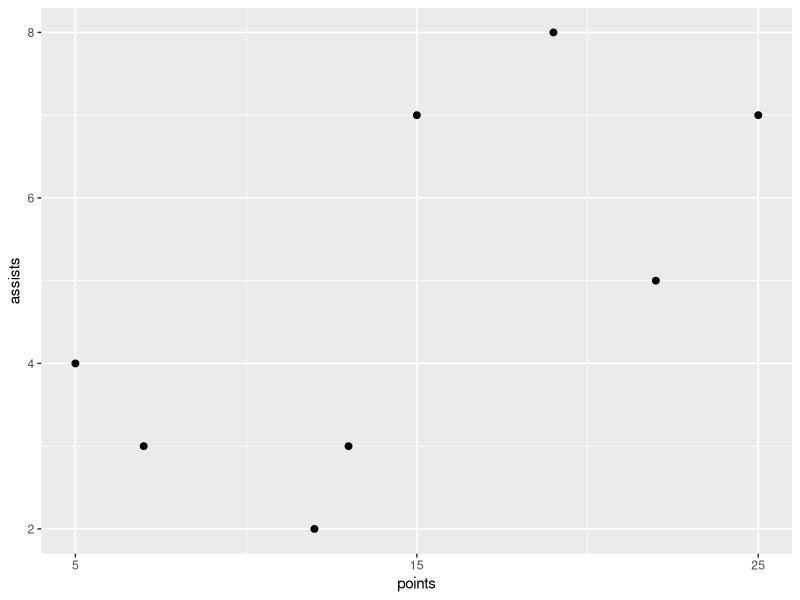
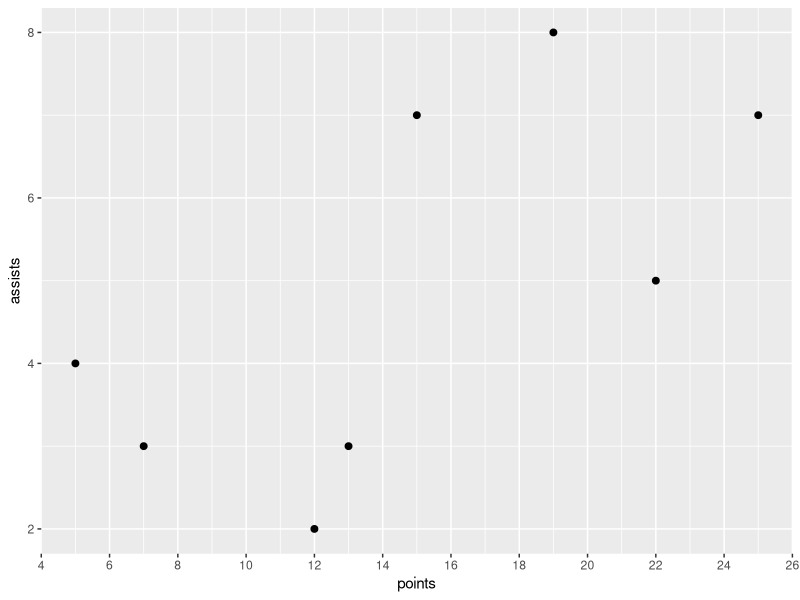
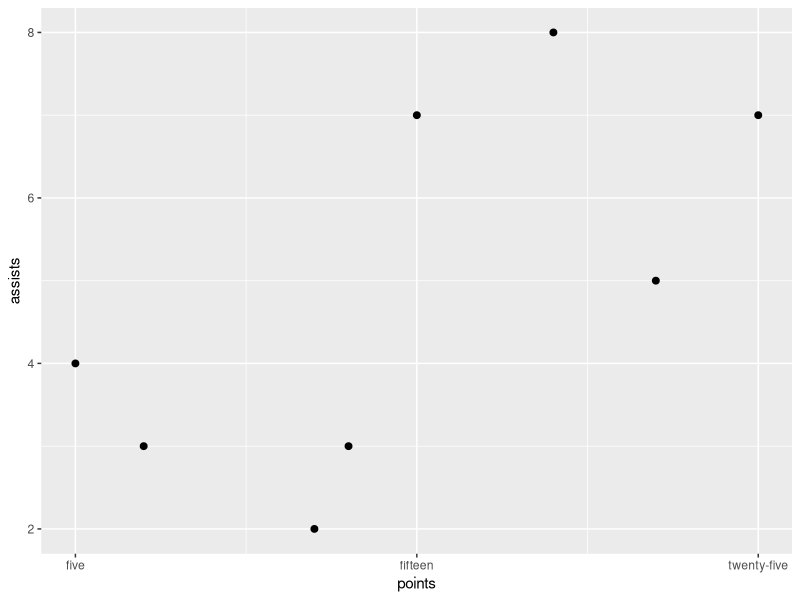
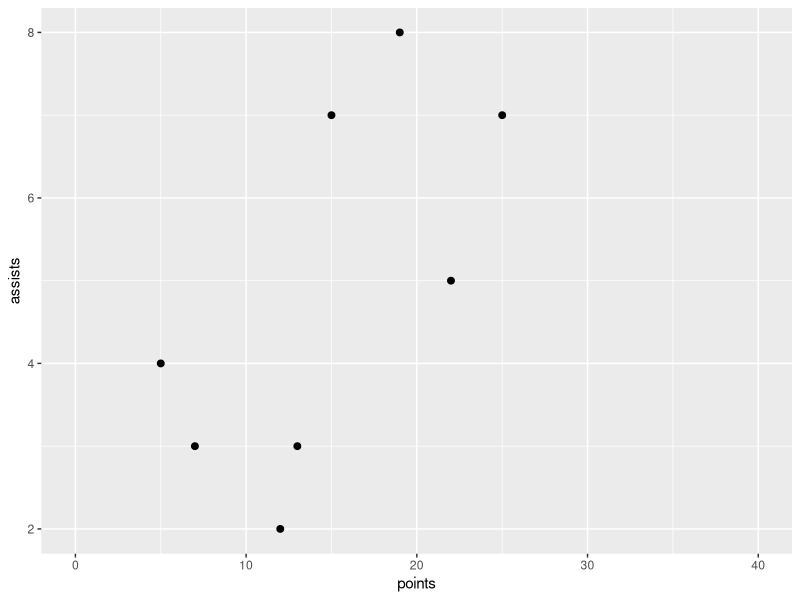

The R source for these figures, in order:
# create data frame
df <- data.frame(points=c(5, 7, 12, 13, 15, 19, 22, 25),
                 assists=c(4, 3, 2, 3, 7, 8, 5, 7))

# view data frame
df

# Example 1: Use scale_x_continuous with Custom Axis Breaks
library("ggplot2")

# create scatterplot with custom x-axis breaks
ggplot(df, aes(x=points, y=assists)) + 
  geom_point(size=2) + 
  scale_x_continuous(breaks=c(5, 15, 25))

library("ggplot2")

# create scatterplot with custom number of breaks on x-axis
ggplot(df, aes(x=points, y=assists)) + 
  geom_point(size=2) + 
  scale_x_continuous(n.breaks = 12)

# Example 3: Use scale_x_continuous with Custom Labels
library("ggplot2")

# create scatterplot with custom labels on x-axis
ggplot(df, aes(x=points, y=assists)) + 
  geom_point(size=2) + 
  scale_x_continuous(breaks = c(5, 15, 25), labels = c("five", "fifteen", "twenty-five"))

# Example 4: Use scale_x_continuous with Custom Limits
library("ggplot2")

# create scatterplot with custom x-axis limits
ggplot(df, aes(x=points, y=assists)) + 
  geom_point(size=2) + 
  scale_x_continuous(limits = c(0, 40))
